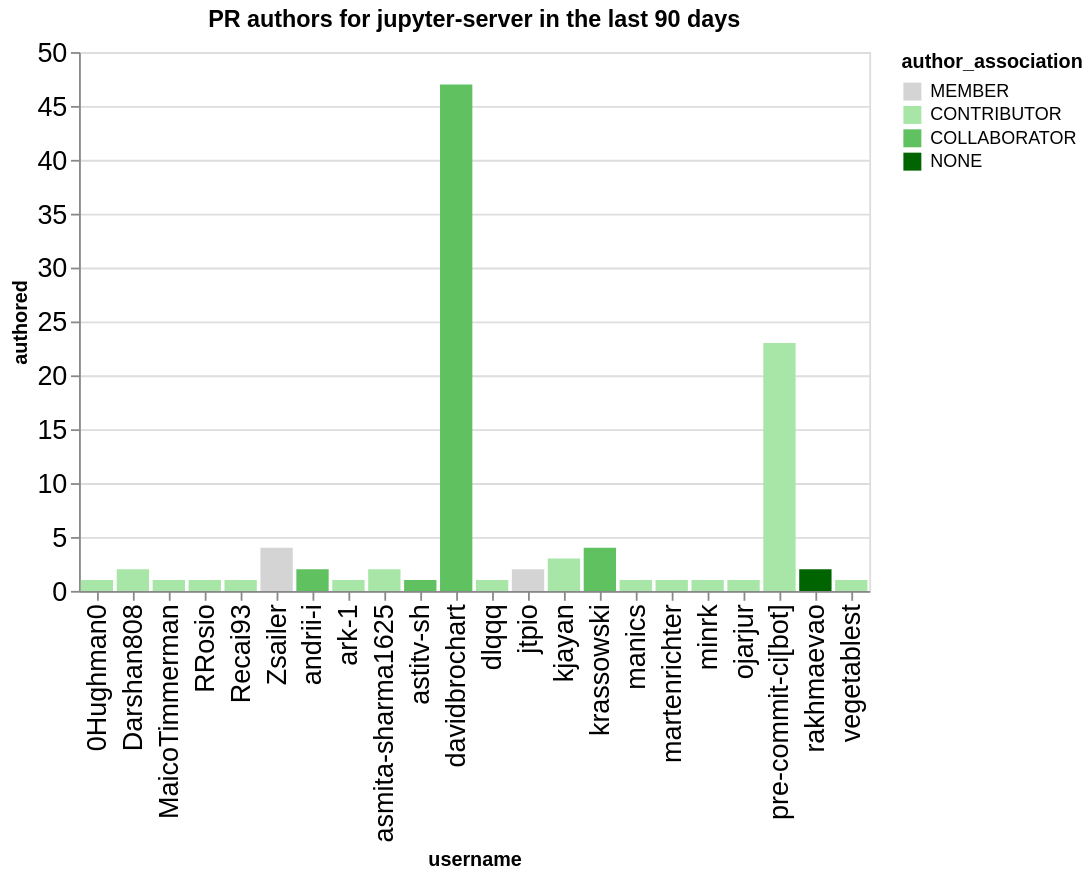

Notebook code cell kept with this figure:
### Code cell
charts = []
title = f"PR authors for {github_org} in the last {n_days} days"
this_data = merged_by_repo.replace(np.nan, 0).groupby('username', as_index=False).agg({'authored': 'sum', 'author_association': 'first'})
this_data = this_data.sort_values('authored', ascending=False)
ch = alt.Chart(data=this_data, title=title).mark_bar().encode(
    x='username',
    y='authored',
    color=alt.Color('author_association', scale=alt.Scale(domain=author_types, range=author_colors))
)
ch

### Figure 1 — Vega-Lite specification as saved in the notebook (floating-point values rounded to 4 significant figures)
{"config": {"axisLeft": {"labelFontSize": 15}, "axisBottom": {"labelFontSize": 15}}, "data": {"name": "data-faaa4a1b6d3b9a7e99148bea35e38bdd"}, "mark": {"type": "bar"}, "encoding": {"color": {"field": "author_association", "scale": {"domain": ["MEMBER", "CONTRIBUTOR", "COLLABORATOR", "NONE"], "range": ["rgb(211.82745098039214, 211.82745098039214, 211.82745098039214)", "rgb(166.98562091503268, 229.89803921568628, 166.98562091503268)", "rgb(96.37647058823529, 192.75294117647059, 96.37647058823529)", "rgb(0.0, 100.3921568627451, 0.0)"]}, "type": "nominal"}, "x": {"field": "username", "type": "nominal"}, "y": {"field": "authored", "type": "quantitative"}}, "title": "PR authors for jupyter-server in the last 90 days", "$schema": "https://vega.github.io/schema/vega-lite/v5.20.1.json", "datasets": {"data-faaa4a1b6d3b9a7e99148bea35e38bdd": [{"username": "davidbrochart", "authored": 47, "author_association": "COLLABORATOR"}, {"username": "pre-commit-ci[bot]", "authored": 23, "author_association": "CONTRIBUTOR"}, {"username": "Zsailer", "authored": 4, "author_association": "MEMBER"}, {"username": "krassowski", "authored": 4, "author_association": "COLLABORATOR"}, {"username": "kjayan", "authored": 3, "author_association": "CONTRIBUTOR"}, {"username": "Darshan808", "authored": 2, "author_association": "CONTRIBUTOR"}, {"username": "jtpio", "authored": 2, "author_association": "MEMBER"}, {"username": "rakhmaevao", "authored": 2, "author_association": "NONE"}, {"username": "andrii-i", "authored": 2, "author_association": "COLLABORATOR"}, {"username": "asmita-sharma1625", "authored": 2, "author_association": "CONTRIBUTOR"}, {"username": "Recai93", "authored": 1, "author_association": "CONTRIBUTOR"}, {"username": "RRosio", "authored": 1, "author_association": "CONTRIBUTOR"}, {"username": "MaicoTimmerman", "authored": 1, "author_association": "CONTRIBUTOR"}, {"username": "0Hughman0", "authored": 1, "author_association": "CONTRIBUTOR"}, {"username": "dlqqq", "authored": 1, "author_association": "CONTRIBUTOR"}, {"username": "astitv-sh", "authored": 1, "author_association": "COLLABORATOR"}, {"username": "ark-1", "authored": 1, "author_association": "CONTRIBUTOR"}, {"username": "manics", "authored": 1, "author_association": "CONTRIBUTOR"}, {"username": "minrk", "authored": 1, "author_association": "CONTRIBUTOR"}, {"username": "martenrichter", "authored": 1, "author_association": "CONTRIBUTOR"}, {"username": "ojarjur", "authored": 1, "author_association": "CONTRIBUTOR"}, {"username": "vegetablest", "authored": 1, "author_association": "CONTRIBUTOR"}]}}
